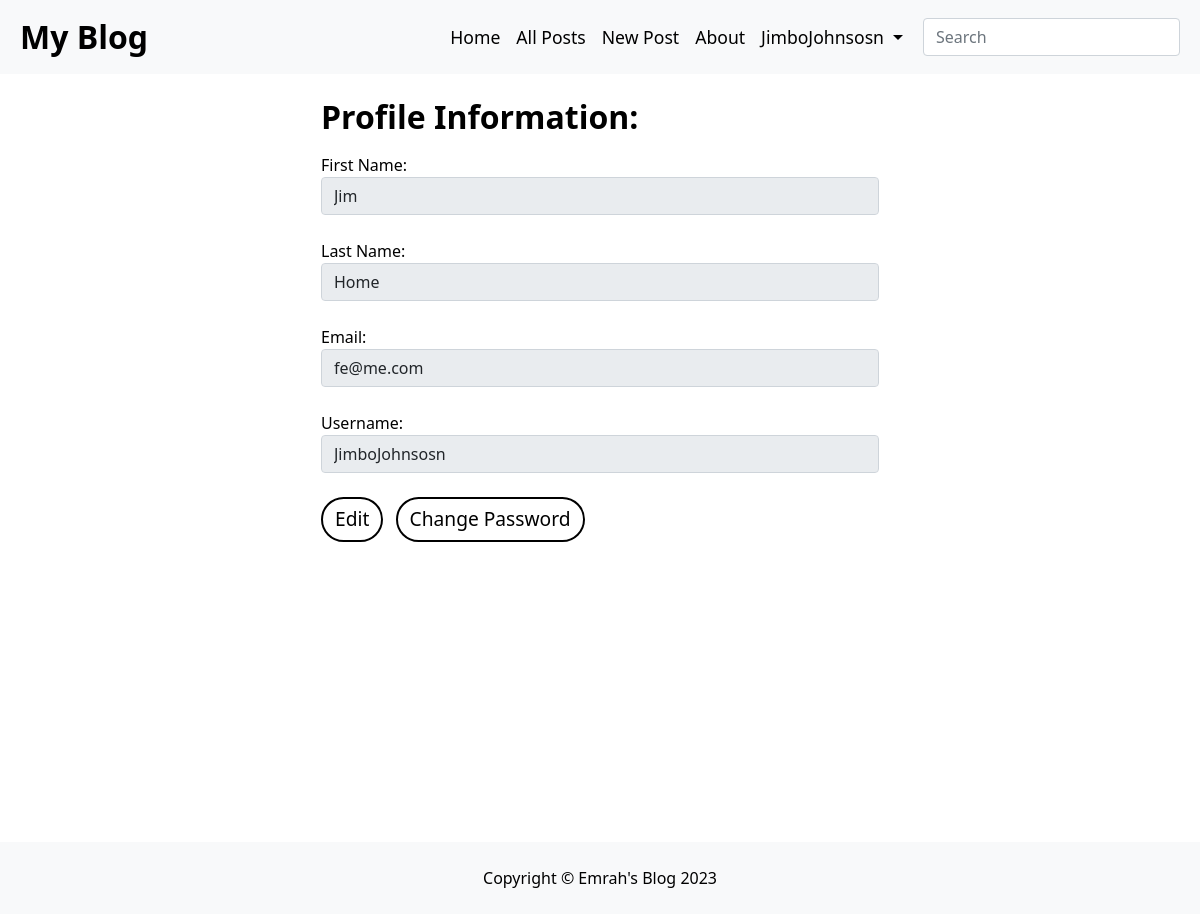
Screenshot of /profile (signed in) with the database file from the repository.
### models.py (models this page shows)
class Users(db.Model, UserMixin):
    id = db.Column(Integer(), primary_key=True)
    f_name = db.Column(String(), nullable=False)
    l_name = db.Column(String(), nullable=False)
    email = db.Column(String(), unique=True, nullable=False)
    username = db.Column(String(), unique=True, nullable=False)
    password = db.Column(String(80), nullable=False)
    author = db.relationship('Comments', backref='user_comments', lazy=True)

### main.py (the view)
@app.route('/profile', methods=['POST', 'GET'])
@login_required
def edit_profile():
    user = db.session.query(Users).filter(Users.id == current_user.id).first()
    if request.method == 'POST':
        f_name = request.form.get('f_name')
        l_name = request.form.get('l_name')
        email = request.form.get('email')
        username = request.form.get('username')
        email_a = db.session.query(Users).filter(Users.email == email).first()
        username_a = db.session.query(Users).filter(Users.username == username).first()
        if email_a != None and email_a != current_user:
            flash('<p style="color:red">This email is already associated with an account.</p>')
            return redirect('/profile')
        if username_a != None and username_a != current_user:
            flash('<p style="color:red">That username is taken.</p>')
            return redirect('/profile')
        if user.f_name == f_name and user.l_name == l_name and user.email == email and user.username == username:
            return redirect('/profile')
        user.f_name = f_name
        user.l_name = l_name
        user.email = email
        user.username = username
        db.session.commit()
        flash('<p style="color:green">Your information was successfully updated.</p>')
        return redirect('/profile')
    else:
        return render_template('profile.html', user=user)

### main.py (called while the page is built)
@login_manager.user_loader
def load_user(id):
    user  = db.session.query(Users).filter(Users.id == id).first()
    return user

### templates/profile.html (shortened to what this page needs)
{% extends 'layout.html' %}
{% block body %}
<div class="container d-flex justify-content-center align-items-center mt-4" style="margin-bottom: 25%;"e>
    <div class="col-xl-6 col-lg-8 col-md-10 col-sm-12 col-12 justify-content-center" style="text-align: left; font-size: 1rem;">
        <div id="profile_info">
            <form action="/profile" method="post" id="edit_profile_form">
                <h2 class="mb-3"><b>Profile Information:</b></h2>
                <label for="f_name">First Name:</label>
                <input class="form-control" type="text" required value="{{ user.f_name }}" placeholder="Enter First Name" name="f_name" disabled><br>
                <label for="l_name">Last Name:</label>
                <input class="form-control" type="text" required value="{{ user.l_name }}" placeholder="Enter Last Name" name="l_name" disabled><br>
                <label for="email">Email:</label>
                <input class="form-control" type="email" required value="{{ user.email }}" placeholder="Enter Email" name="email" disabled><br>
                <label for="username">Username:</label>
                <input class="form-control" type="text" required value="{{ user.username }}" placeholder="Enter Username" name="username" disabled><br>
                <button type="button" class="btn btn-primary me-2" id="edit_profile_button">Edit</button>
                <button type="button" class="btn btn-primary" id="change_pw_button">Change Password</button>
            </form>
        </div>
    </div>
</div>
{% endblock %}

### templates/layout.html (shortened to what this page needs)
<!DOCTYPE html>
<html lang="en">
<head>
    <link href="https://cdn.jsdelivr.net/npm/bootstrap@5.0.2/dist/css/bootstrap.min.css" rel="stylesheet">
    <link rel="stylesheet" href="/static/styles.css">
</head>
<body>
    <nav class="navbar navbar-expand-lg navbar-custom" id="navbar-custom">
      <div class="container-fluid">
        <div class="col-1">
          <a class="navbar-color navbar-brand p-2" href="/" style="font-size: 2rem;"><b>My Blog</b></a>
        </div>
        <div class="navbar-collapse collapse justify-content-end me-2 p-2 pe-0" id="navbarsExample05" style="font-size: 1.1rem;">
          <ul class="navbar-nav">
            <li class="nav-item">
              <a class="navbar-color nav-link active" aria-current="page" href="/">Home</a>
            </li>
            <li class="nav-item">
              <a class="navbar-color nav-link active" aria-current="page" href="/all">All Posts</a>
            </li>
            {% if current_user.is_anonymous %}
            <li class="nav-item">
              <a class="navbar-color nav-link active" aria-current="page" href="/about">About</a>
            </li>
            <li class="nav-item">
              <a class="navbar-color nav-link active" aria-current="page" href="/contact">Contact</a>
            </li>
            <li class="nav-item">
              <a class="navbar-color nav-link active" aria-current="page" id="dark_mode" data-color="light" href="">Dark Mode: On</a>
            </li>
            <li class="nav-item">
              <a class="navbar-color nav-link active" aria-current="page" href="/login">Login</a>
            </li>
            <li class="nav-item me-2">
              <a class="navbar-color nav-link active" aria-current="page" href="/register">Register</a>
            </li>
            {% else %}
            <li class="nav-item">
              <a class="navbar-color nav-link active" aria-current="page" href="/new">New Post</a>
            </li>
            <li class="nav-item">
              <a class="navbar-color nav-link active" aria-current="page" href="/about">About</a>
            </li>
            <li class="nav-item dropdown me-2">
              <a class="navbar-color nav-link dropdown-toggle" href="" id="navbarDropdownMenuLink" role="button" data-bs-toggle="dropdown" aria-expanded="false">
                {{ current_user.username }}
              </a>
            </li>
            {% endif %}
          </ul>
          <form class="form-inline ms-1 my-md-0" id="search_form">
            <input class="form-control" type="text" placeholder="Search" id="search_form_input">
          </form>
        </div>
      </div>
    </nav>
    {% block body %}{% endblock %}
    <div class="d-flex justify-content-center pt-4 pb-2 mt-3 navbar-color" id="footer">
      <p>Copyright © Emrah's Blog {{ " "|current_year }}</p>
    </div>
</body>
</html>

### static/styles.css (style rules this page uses)
body { background-color: white; color: black; }
#navbar-custom, #footer { background-color: #F8F9FA; color: black; }
.navbar-color { color: black; }
.btn { background-color: white; color: black; border: 2px solid black; border-radius: 50px; font-size: 1.2rem; }
@media (min-width: 992px) { .btn { padding: 6px 12px; } }

### rows the page displays
Users: username "JimboJohnsosn", f_name "Jim", l_name "Home", email "fe@me.com"

### other values shown
{{ " "|current_year }} "2023"
